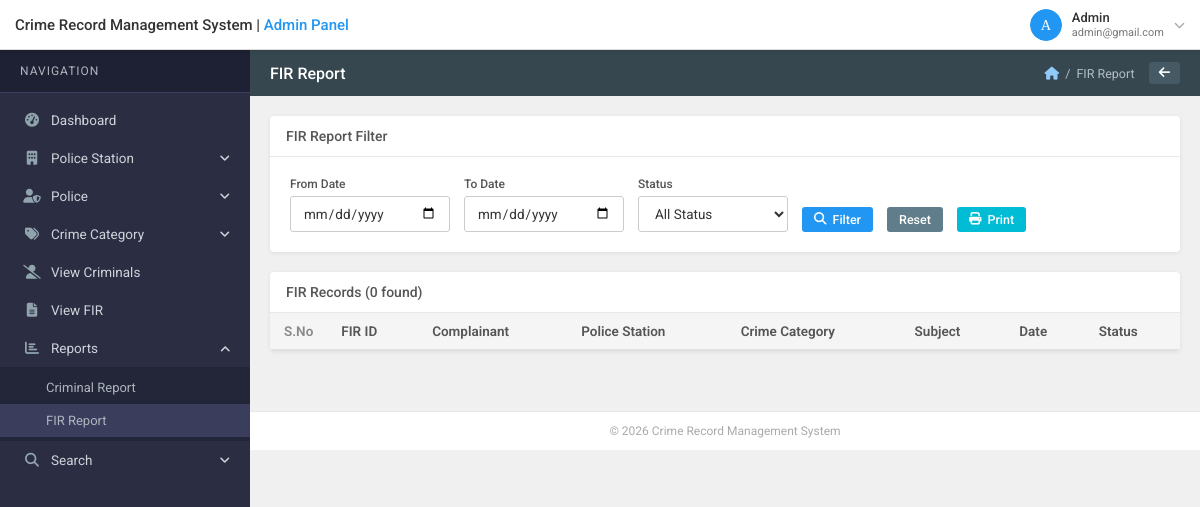
The app's page /reports/admin/report-fir.php (signed in), older data.
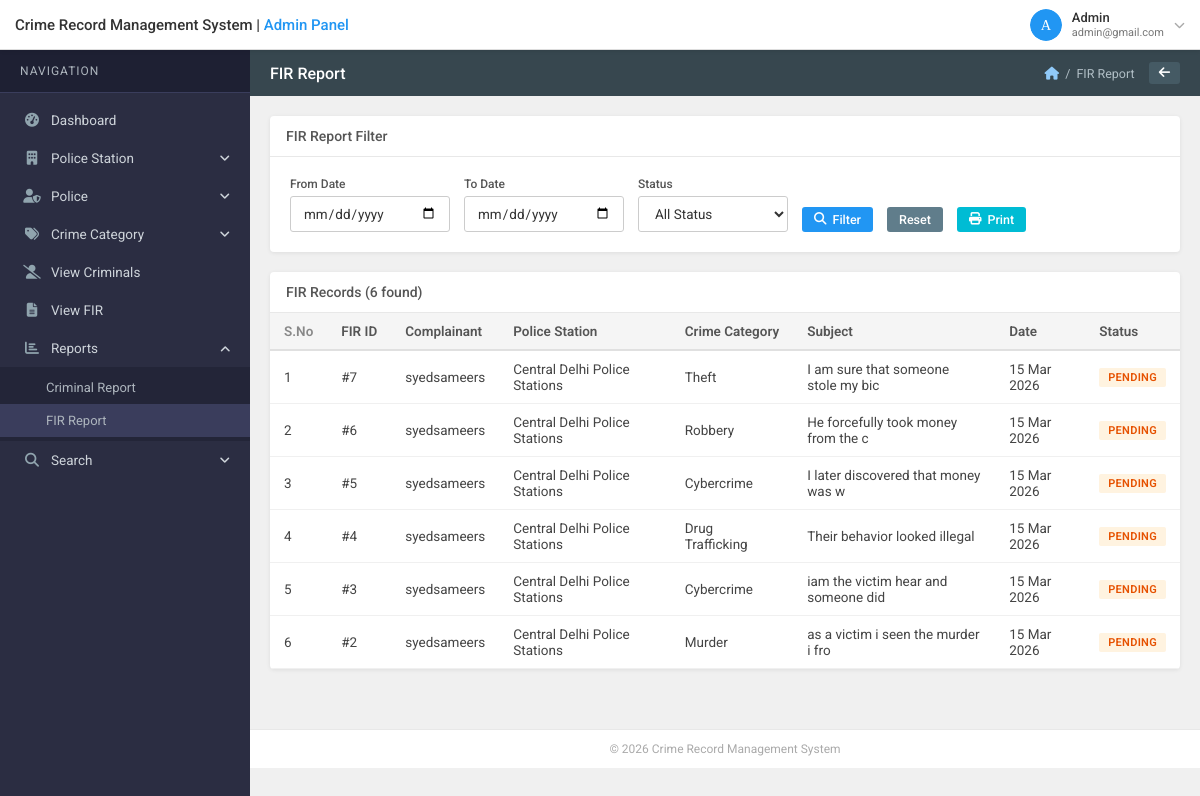
The same page, newer data.
### tables this page shows
CREATE TABLE `tbl_fir` (
  `id` int(11) NOT NULL,
  `UserID` int(11) NOT NULL,
  `PoliceStationID` int(11) NOT NULL,
  `CrimeCategoryID` int(11) NOT NULL,
  `FIRSubject` varchar(300) NOT NULL,
  `FIRDetail` text NOT NULL,
  `FIRDate` timestamp NOT NULL DEFAULT current_timestamp(),
  `FIRStatus` varchar(50) NOT NULL DEFAULT 'Pending' COMMENT 'Pending,Inprogress,Solved',
  `PoliceRemark` text DEFAULT NULL,
  `PoliceID` int(11) DEFAULT NULL
);

CREATE TABLE `tbl_user` (
  `id` int(11) NOT NULL,
  `FullName` varchar(200) NOT NULL,
  `Email` varchar(200) NOT NULL,
  `MobileNumber` varchar(15) NOT NULL,
  `Password` varchar(200) NOT NULL,
  `Status` tinyint(1) NOT NULL DEFAULT 0 COMMENT '0=Inactive,1=Active',
  `RegistrationDate` timestamp NOT NULL DEFAULT current_timestamp()
);

CREATE TABLE `tbl_policestation` (
  `id` int(11) NOT NULL,
  `PoliceStationName` varchar(200) NOT NULL,
  `PoliceStationCode` varchar(100) NOT NULL,
  `CreationDate` timestamp NOT NULL DEFAULT current_timestamp()
);

CREATE TABLE `tbl_crimecategory` (
  `id` int(11) NOT NULL,
  `CrimeCategory` varchar(200) NOT NULL,
  `CreationDate` timestamp NOT NULL DEFAULT current_timestamp()
);

### reports/admin/report-fir.php (the view, shortened to what this page needs)
<?php
require_once '../includes/config.php';
$from   = isset($_GET['from']) ? mysqli_real_escape_string($con,$_GET['from']) : '';
$to     = isset($_GET['to'])   ? mysqli_real_escape_string($con,$_GET['to'])   : '';
$where=[];
$wc = $where ? 'WHERE '.implode(' AND ',$where) : '';
$firs = mysqli_query($con,"SELECT f.*,u.FullName as UserName,cc.CrimeCategory,ps.PoliceStationName FROM tbl_fir f LEFT JOIN tbl_user u ON f.UserID=u.id LEFT JOIN tbl_crimecategory cc ON f.CrimeCategoryID=cc.id LEFT JOIN tbl_policestation ps ON f.PoliceStationID=ps.id $wc ORDER BY f.id DESC");
include '../includes/admin-header.php';
?>
<div class="card">
  <div class="card-title-bar">FIR Report Filter</div>
  <div class="card-body">
    <form method="GET" style="display:flex;gap:14px;flex-wrap:wrap;align-items:flex-end;">
      <div>
        <label class="form-label" style="font-size:12px;">From Date</label>
        <input type="date" name="from" class="form-control" style="width:160px;" value="<?php echo htmlspecialchars($from); ?>">
      </div>
      <div>
        <label class="form-label" style="font-size:12px;">To Date</label>
        <input type="date" name="to" class="form-control" style="width:160px;" value="<?php echo htmlspecialchars($to); ?>">
      </div>
      <div>
        <label class="form-label" style="font-size:12px;">Status</label>
        <select name="status" class="form-control" style="width:150px;">
          <option value="">All Status</option>
        </select>
      </div>
      <button type="submit" class="btn btn-primary btn-sm"><i class="fas fa-search"></i> Filter</button>
      <a href="report-fir.php" class="btn btn-secondary btn-sm">Reset</a>
      <button type="button" onclick="window.print()" class="btn btn-info btn-sm no-print"><i class="fas fa-print"></i> Print</button>
    </form>
  </div>
</div>
<div class="card">
  <div class="card-title-bar">FIR Records (<?php echo mysqli_num_rows($firs); ?> found)</div>
  <div class="card-body" style="padding:0;">
    <div class="table-wrapper">
      <table class="crms-table">
        <thead>
          <tr>
            <th class="sno">S.No</th>
            <th>FIR ID</th>
            <th>Complainant</th>
            <th>Police Station</th>
            <th>Crime Category</th>
            <th>Subject</th>
            <th>Date</th>
            <th>Status</th>
          </tr>
        </thead>
        <tbody>
          <?php $i=1; while($row=mysqli_fetch_assoc($firs)):
            $badge=match($row['FIRStatus']){'Pending'=>'badge-pending','Inprogress'=>'badge-inprogress','Solved'=>'badge-solved',default=>'badge-pending'};
          ?>
          <tr>
            <td><?php echo $i++; ?></td>
            <td>#<?php echo $row['id']; ?></td>
            <td><?php echo htmlspecialchars($row['UserName']); ?></td>
            <td><?php echo htmlspecialchars($row['PoliceStationName']); ?></td>
            <td><?php echo htmlspecialchars($row['CrimeCategory']); ?></td>
            <td><?php echo htmlspecialchars(substr($row['FIRSubject'],0,35)); ?></td>
            <td><?php echo date('d M Y',strtotime($row['FIRDate'])); ?></td>
            <td><span class="badge <?php echo $badge; ?>"><?php echo $row['FIRStatus']; ?></span></td>
          </tr>
          <?php endwhile; ?>
        </tbody>
      </table>
    </div>
  </div>
</div>
<?php include '../includes/admin-footer.php'; ?>

Row changes from the older to the newer data that the page shows:
added tbl_fir: id "7", UserID.FullName "syedsameers", PoliceStationID.PoliceStationName "Central Delhi Police Stations", CrimeCategoryID.CrimeCategory "Theft", FIRSubject "I am sure that someone stole my bic", FIRDate "15 Mar 2026", FIRStatus "PENDING"
added tbl_fir: id "6", UserID.FullName "syedsameers", PoliceStationID.PoliceStationName "Central Delhi Police Stations", CrimeCategoryID.CrimeCategory "Robbery", FIRSubject "He forcefully took money from the c", FIRDate "15 Mar 2026", FIRStatus "PENDING"
added tbl_fir: id "5", UserID.FullName "syedsameers", PoliceStationID.PoliceStationName "Central Delhi Police Stations", CrimeCategoryID.CrimeCategory "Cybercrime", FIRSubject "I later discovered that money was w", FIRDate "15 Mar 2026", FIRStatus "PENDING"
added tbl_fir: id "4", UserID.FullName "syedsameers", PoliceStationID.PoliceStationName "Central Delhi Police Stations", CrimeCategoryID.CrimeCategory "Drug Trafficking", FIRSubject "Their behavior looked illegal", FIRDate "15 Mar 2026", FIRStatus "PENDING"
added tbl_fir: id "3", UserID.FullName "syedsameers", PoliceStationID.PoliceStationName "Central Delhi Police Stations", CrimeCategoryID.CrimeCategory "Cybercrime", FIRSubject "iam the victim hear and someone did", FIRDate "15 Mar 2026", FIRStatus "PENDING"
added tbl_fir: id "2", UserID.FullName "syedsameers", PoliceStationID.PoliceStationName "Central Delhi Police Stations", CrimeCategoryID.CrimeCategory "Murder", FIRSubject "as a victim i seen the murder i fro", FIRDate "15 Mar 2026", FIRStatus "PENDING"
Text that changed along with them:
mysqli_num_rows($firs): "0" → "6"
